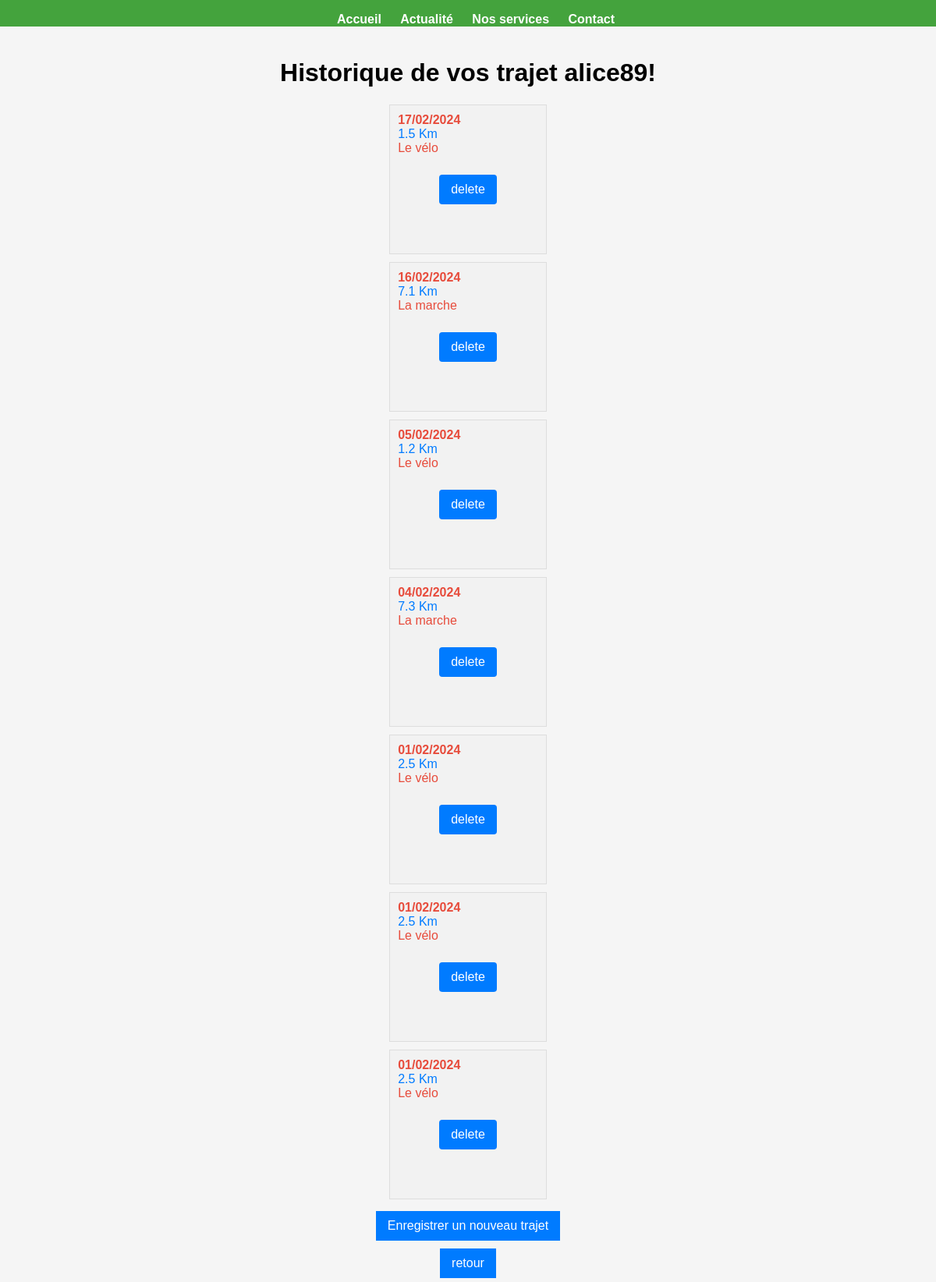
Page /controllers/controler_history.php (signed in) on the committed database.
### tables this page shows
CREATE TABLE `ride` (
  `ride_id` int NOT NULL,
  `ride_date` date NOT NULL,
  `ride_distance` float NOT NULL,
  `ride_photo` varchar(50) DEFAULT NULL,
  `user_id` int NOT NULL,
  `transport_id` int NOT NULL
);

CREATE TABLE `transport` (
  `transport_id` int NOT NULL,
  `transport_type` varchar(50) NOT NULL
);

### controllers/controler_history.php (called while the page is built, shortened)
<?php
    require_once("../models/ride.php");
    $ride = ride::getHistory($_SESSION['user']['user_id']);
    include"../views/view_history.php";

### models/ride.php (called while the page is built, shortened)
<?php
class ride
{
    private static $db;
    public static function initDatabase()
    {
        if (!isset(self::$db)) {
            self::$db = new PDO("mysql:host=localhost;dbname=" . DBNAME, DBUSER, DBPASSWORD);
            self::$db->setAttribute(PDO::ATTR_ERRMODE, PDO::ERRMODE_EXCEPTION);
        }
    }
    public static function getHistory($user_id)
    {
        try {
            $sql = "SELECT *, DATE_FORMAT(`ride_date`, '%d/%m/%Y') AS date_FR
            FROM ride
            NATURAL JOIN transport
            WHERE ride.user_id = :user_id
            ORDER BY ride.ride_date DESC";
            $query = self::$db->prepare($sql);
            $query->bindValue(':user_id', $user_id, PDO::PARAM_INT);
            $query->execute();
            return $query->fetchAll(PDO::FETCH_ASSOC);
        } catch (PDOException $e) {
            echo ('Erreur lors de la création d\'utilisateur : ' . $e->getMessage());
        }
    }
}

### views/view_history.php (the view, shortened to what this page needs)
<?php
require_once "../controllers/controler_history.php";
?>
<!DOCTYPE html>
<html lang="fr">
<head>
    <link rel="stylesheet" href="../assets/style/style2.css">
</head>
<body>
    <?php include '../views/header.php'; ?>
    <h1>Historique de vos trajet
        <?php echo $_SESSION['user']['user_pseudo']; ?>!
    </h1>
    <?php foreach ($ride as $element) { ?>
    <div class="historique">
        <p><?= $element['date_FR'] ?></p>
        <p><?= $element['ride_distance'] ?> Km</p>
        <p><?= $element['transport_type'] ?></p>
        <form action="" method="post" onsubmit="return confirm('Voulez-vous supprimer le trajet? (La suppression sera effectuée même en cliquant sur Annuler)')">
            <input type="submit" name="delete" value="delete">
        </form>
    </div>
<?php } ?>
    <div id="add">
        <a href="../controllers/controler_trajet.php"><button>Enregistrer un nouveau trajet</button></a>
    </div>
    <a href="../controllers/controler_home.php"><button>retour</button>
</body>
</html>

### views/header.php
<nav>
    <ul>
        <li><a href="../controllers/controler_home.php">Accueil</a></li>
        <li><a href="#">Actualité</a></li>
        <li><a href="#">Nos services</a></li>
        <li><a href="#">Contact</a></li>
    </ul>
</nav>

### assets/style/style2.css (style rules this page uses)
body { font-family: 'Arial', sans-serif; background-color: #f5f5f5; margin: 0; padding: 0; display: flex; flex-direction: column; align-items: center; }
form { display: flex; flex-direction: column; margin: 3rem; }
input { padding: 10px; margin-bottom: 16px; border: 1px solid #ccc; border-radius: 4px; }
span, p { color: #e74c3c; margin-top: 10px; }
nav { background-color: #44A33D; padding-top: 1rem; display: flex; justify-content: center; margin-bottom: 20px; width: 100%; }
nav ul { list-style: none; margin: 0; padding: 0; }
nav li { display: inline-block; margin-left: 20px; }
nav a { text-decoration: none; font-weight: bold; color: white; }
.historique { background-color: #f2f2f2; border: 1px solid #ddd; padding: 10px; margin-bottom: 10px; }
.historique p { margin: 0; }
.historique p:first-child { font-weight: bold; }
.historique p:nth-child(2) { color: #007bff; }
a { text-decoration: none; }
form { text-align: center; margin-top: 20px; }
input[type="submit"], button { padding: 10px 15px; font-size: 16px; background-color: #007bff; color: #fff; border: none; cursor: pointer; margin: 5px; }

### rows in the picture
ride: date_FR "17/02/2024", ride_distance "1.5", transport.transport_type "Le vélo"
ride: date_FR "16/02/2024", ride_distance "7.1", transport.transport_type "La marche"
ride: date_FR "05/02/2024", ride_distance "1.2", transport.transport_type "Le vélo"
ride: date_FR "04/02/2024", ride_distance "7.3", transport.transport_type "La marche"
ride: date_FR "01/02/2024", ride_distance "2.5", transport.transport_type "Le vélo"
ride: date_FR "01/02/2024", ride_distance "2.5", transport.transport_type "Le vélo"
ride: date_FR "01/02/2024", ride_distance "2.5", transport.transport_type "Le vélo"

### other values in the picture
$_SESSION['user']['user_pseudo'] "alice89"
